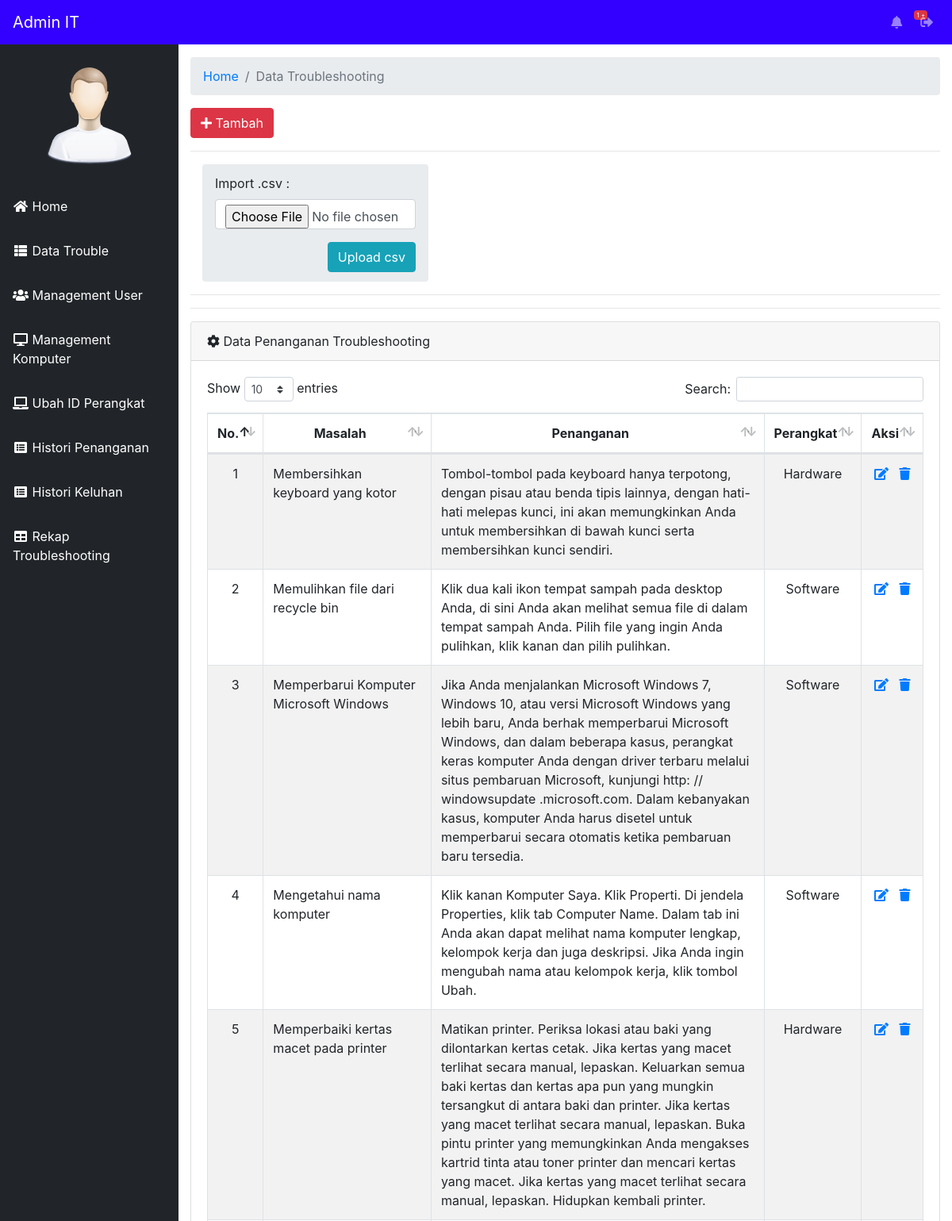
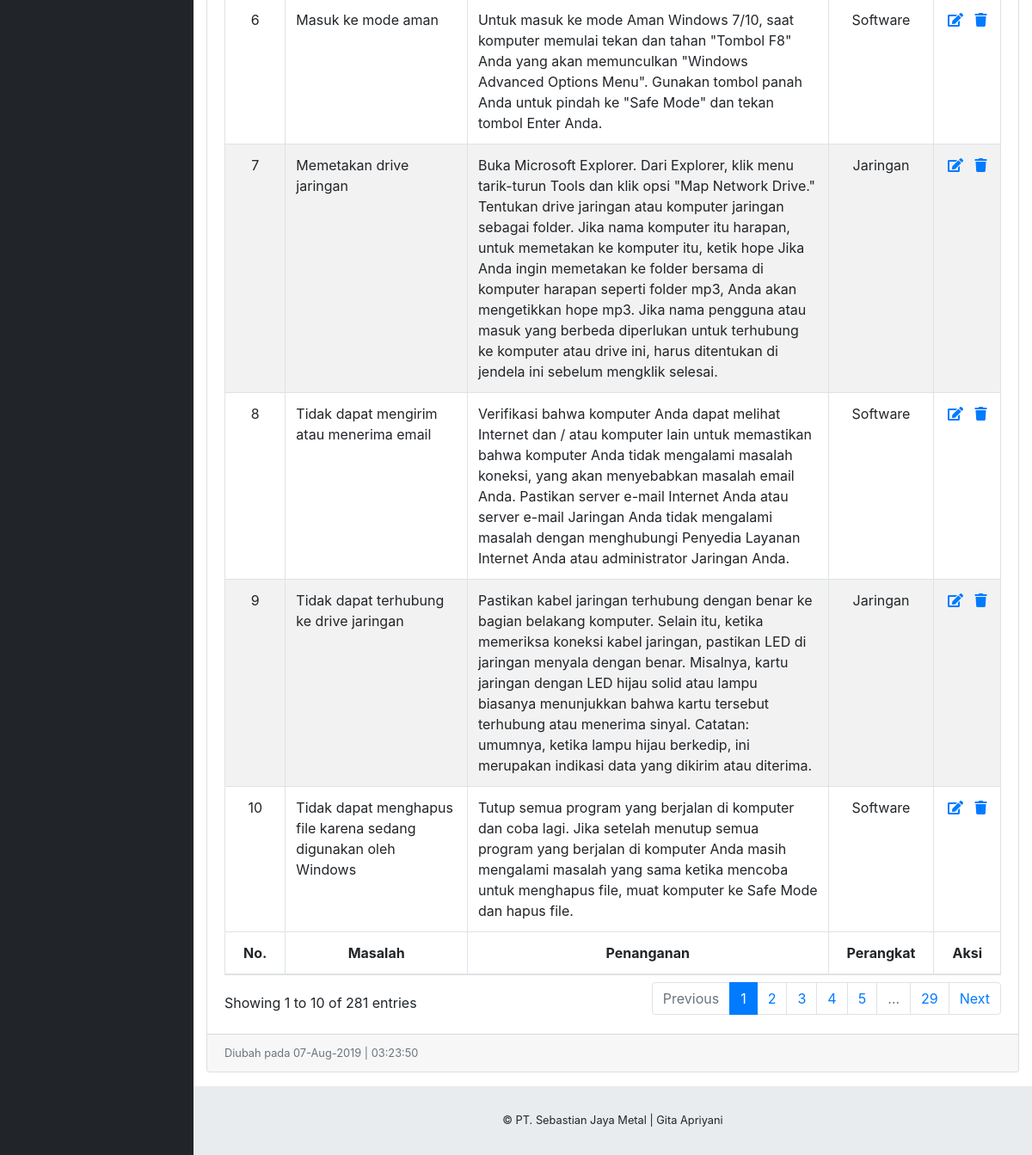
The page /staff/index.php?halaman=data-trouble (signed in) on the database its author committed (2 pictures, top to bottom).
### tables this page shows
CREATE TABLE IF NOT EXISTS `tbl_keluhan` (
  `id_keluhan` int(25) NOT NULL AUTO_INCREMENT,
  `keluhan` text NOT NULL,
  `normalisasi` text NOT NULL,
  `penanganan` text NOT NULL,
  `perangkat` varchar(30) NOT NULL,
  PRIMARY KEY (`id_keluhan`)
);

### staff/data-trouble.php (the view, shortened to what this page needs)
<div class="container-fluid">
        <ol class="breadcrumb">
          <li class="breadcrumb-item">
            <a href="index.php">Home</a>
          </li>
          <li class="breadcrumb-item active">Data Troubleshooting</li>
        </ol>
        <a href="index.php?halaman=tambah-trouble" class="btn btn-danger"><span class="fa fa-plus"></span> Tambah</a>
        <hr>
        <div class="col-lg-4">
        <ol class="breadcrumb">
          <li class="breadcrumb-item">
            <form method="post" enctype="multipart/form-data" action="">
              <div class="form-group">
                <label for="keluhan">Import .csv :</label>
                <input type="file" class="form-control" name="file" id="file" accept=".csv" required="required">
              </div>
              <button type="submit" id="submit" name="import" class="btn btn-info float-right">Upload csv</button>
            </form><br>
          </li>
        </ol>
        </div>
        <hr>
        <hr>
        <div class="card mb-3">
          <div class="card-header">
            <i class="fas fa-cog fa-spin"></i>
            Data Penanganan Troubleshooting</div>
          <div class="card-body">
            <div class="table-responsive">
              <table class="table table-striped table-bordered table-hover" id="dataTable">
                  <thead>
                      <tr>
                          <th><center>No.</center></th>
                          <th><center>Masalah</center></th>
                          <th><center>Penanganan</center></th>
                          <th><center>Perangkat</center></th>
                          <th><center>Aksi</center></th>
                      </tr>
                  </thead>
                  <tfoot>
                      <tr>
                          <th><center>No.</center></th>
                          <th><center>Masalah</center></th>
                          <th><center>Penanganan</center></th>
                          <th><center>Perangkat</center></th>
                          <th><center>Aksi</center></th>
                      </tr>
                  </tfoot>
                  <tbody>
                      <?php
                      $no = 1;
                      include '../config/koneksi.php';
                      $query = mysqli_query($konek, "SELECT * FROM tbl_keluhan") or die(mysqli_error());
                        if(mysqli_num_rows($query) == 0){
                          echo '<tr><td align="center">Tidak ada data!</td></tr>';
                        }
                        else{
                          while ($data = mysqli_fetch_array($query)) {
                            ?>
                        <tr>
                            <td><center><?php echo $no++; ?></center></td>
                            <td><?php echo $data['keluhan']; ?></td>
                            <td><?php echo $data['penanganan']; ?></td>
                            <td><center><?php echo $data['perangkat']; ?></center></td>
                            <td><center>
                              <a href="index.php?halaman=edit-trouble&id=<?php echo $data['id_keluhan'];?>" title="Edit Data"><span class="fa fa-edit"></span></a>&nbsp;&nbsp;
                              <a href="../config/delete_trouble.php?id=<?php echo $data['id_keluhan'];?>" title="Hapus Data" onclick="return confirm('Hapus Data ini?');"><span class="fas fa-trash"></span></a></center>
                            </td>
                        </tr>
                          <?php
                        }
                        }
                        ?>
                  </tbody>
              </table>
            </div>
          </div>
          <div class="card-footer small text-muted">Diubah pada <?php echo date("d-M-Y | H:i:s"); ?></div>
        </div>
      </div>

### rows shown on the page
tbl_keluhan: keluhan "Membersihkan keyboard yang kotor", penanganan "Tombol-tombol pada keyboard hanya terpotong, dengan pisau atau benda tipis lainnya, dengan hati-hati melepas kunci, ini akan memungkinkan Anda untuk membersihkan di bawah kunci serta membersihkan kunci sendiri.", perangkat "Hardware"
tbl_keluhan: keluhan "Memulihkan file dari recycle bin", penanganan "Klik dua kali ikon tempat sampah pada desktop Anda, di sini Anda akan melihat semua file di dalam tempat sampah Anda. Pilih file yang ingin Anda pulihkan, klik kanan dan pilih pulihkan.", perangkat "Software"
tbl_keluhan: keluhan "Memperbarui Komputer Microsoft Windows", penanganan "Jika Anda menjalankan Microsoft Windows 7, Windows 10, atau versi Microsoft Windows yang lebih baru, Anda berhak memperbarui Microsoft Windows, dan dalam beberapa kasus, perangkat keras komputer Anda dengan driver terbaru melalui situs pembaruan Microsoft, kunjungi http: // windowsupdate .microsoft.com. Dalam kebanyakan kasus, komputer Anda harus disetel untuk memperbarui secara otomatis ketika pembaruan baru tersedia.", perangkat "Software"
tbl_keluhan: keluhan "Mengetahui nama komputer", penanganan "Klik kanan Komputer Saya. Klik Properti. Di jendela Properties, klik tab Computer Name. Dalam tab ini Anda akan dapat melihat nama komputer lengkap, kelompok kerja dan juga deskripsi. Jika Anda ingin mengubah nama atau kelompok kerja, klik tombol Ubah.", perangkat "Software"
tbl_keluhan: keluhan "Memperbaiki kertas macet pada printer", penanganan "Matikan printer. Periksa lokasi atau baki yang dilontarkan kertas cetak. Jika kertas yang macet terlihat secara manual, lepaskan. Keluarkan semua baki kertas dan kertas apa pun yang mungkin tersangkut di antara baki dan printer. Jika kertas yang macet terlihat secara manual, lepaskan. Buka pintu printer yang memungkinkan Anda mengakses kartrid tinta atau toner printer dan mencari kertas yang macet. Jika kertas yang macet terlihat secara manual, lepaskan. Hidupkan kembali printer.", perangkat "Hardware"
tbl_keluhan: keluhan "Masuk ke mode aman", penanganan "Untuk masuk ke mode Aman Windows 7/10, saat komputer memulai tekan dan tahan \"Tombol F8\" Anda yang akan memunculkan \"Windows Advanced Options Menu\". Gunakan tombol panah Anda untuk pindah ke \"Safe Mode\" dan tekan tombol Enter Anda.", perangkat "Software"
tbl_keluhan: keluhan "Memetakan drive jaringan", penanganan "Buka Microsoft Explorer. Dari Explorer, klik menu tarik-turun Tools dan klik opsi \"Map Network Drive.\" Tentukan drive jaringan atau komputer jaringan sebagai folder. Jika nama komputer itu harapan, untuk memetakan ke komputer itu, ketik hope Jika Anda ingin memetakan ke folder bersama di komputer harapan seperti folder mp3, Anda akan mengetikkan hope mp3. Jika nama pengguna atau masuk yang berbeda diperlukan untuk terhubung ke komputer atau drive ini, harus ditentukan di jendela ini sebelum mengklik selesai.", perangkat "Jaringan"
tbl_keluhan: keluhan "Tidak dapat mengirim atau menerima email", penanganan "Verifikasi bahwa komputer Anda dapat melihat Internet dan / atau komputer lain untuk memastikan bahwa komputer Anda tidak mengalami masalah koneksi, yang akan menyebabkan masalah email Anda. Pastikan server e-mail Internet Anda atau server e-mail Jaringan Anda tidak mengalami masalah dengan menghubungi Penyedia Layanan Internet Anda atau administrator Jaringan Anda.", perangkat "Software"
tbl_keluhan: keluhan "Tidak dapat terhubung ke drive jaringan", penanganan "Pastikan kabel jaringan terhubung dengan benar ke bagian belakang komputer. Selain itu, ketika memeriksa koneksi kabel jaringan, pastikan LED di jaringan menyala dengan benar. Misalnya, kartu jaringan dengan LED hijau solid atau lampu biasanya menunjukkan bahwa kartu tersebut terhubung atau menerima sinyal. Catatan: umumnya, ketika lampu hijau berkedip, ini merupakan indikasi data yang dikirim atau diterima.", perangkat "Jaringan"
tbl_keluhan: keluhan "Tidak dapat menghapus file karena sedang digunakan oleh Windows", penanganan "Tutup semua program yang berjalan di komputer dan coba lagi. Jika setelah menutup semua program yang berjalan di komputer Anda masih mengalami masalah yang sama ketika mencoba untuk menghapus file, muat komputer ke Safe Mode dan hapus file.", perangkat "Software"

### other values the page prints
$level "Admin"
$countNotif "1"
